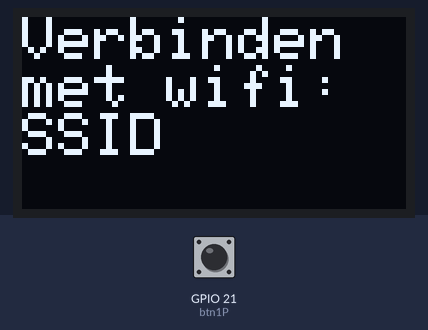
Recording of a sketch running on a simulated ESP32. Shown: 128×64 one-colour display. The inputs (shaded band) are chosen by the test bench; at power-on: GPIO 21 (btn1P) LOW. WiFi joins after 1.5 s; servers stay silent unless stated; the display library's start-up logo is not drawn; what the sketch prints to the serial monitor is not drawn.

Above: at 4.9 s.
At 6.9 s:
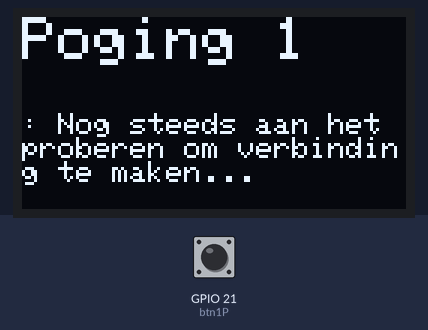
At 7.4 s:
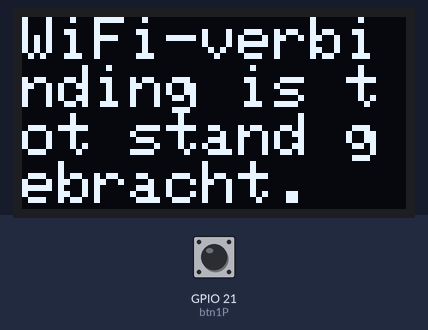
At 12.8 s:
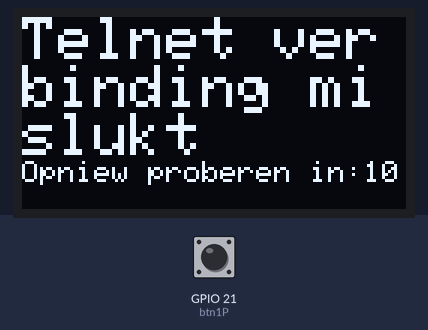
At 24.1 s:
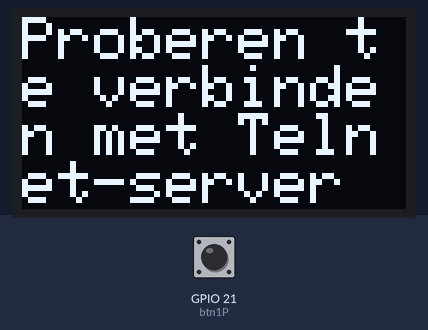
At 38.4 s:
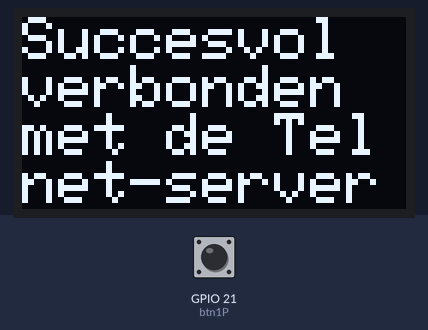

Measured:
- what the display in image 0 shows lasts 2.0 s, from 4.8 s to 6.8 s
- what the display in image 1 shows lasts 0.5 s, from 6.9 s to 7.4 s
- what the display in image 2 shows lasts 3.0 s, from 7.4 s to 10.4 s
- what the display in image 3 shows lasts 1.1 s, from 12.7 s to 13.8 s
- what the display in image 4 shows lasts 0.8 s, from 24.0 s to 24.8 s
- what the display in image 5 shows lasts 1.5 s, from 38.4 s to 39.9 s

The sketch:

KNOP-2.ino
```cpp
/* -----------------  Dit is de code voor knop 2.         ----------------- */
/* -----------------  Deze bevindt zich bij de Robotcel   ----------------- */

#include <SPI.h>
#include <Wire.h>
#include <WiFi.h>
#include <Adafruit_GFX.h>
#include <Adafruit_SSD1306.h>

//////////////////////////////////////// DEFINITIES \\\\\\\\\\\\\\\\\\\\\\\\\\\\\\\\\\\\\\\\\\\\\\/
#define I2C_SDA 6
#define I2C_SCL 7
TwoWire I2CBME = TwoWire(0);
#define SCREEN_WIDTH 128
#define SCREEN_HEIGHT 64
#define OLED_RESET     4
Adafruit_SSD1306 display(SCREEN_WIDTH, SCREEN_HEIGHT, &Wire, OLED_RESET);

//ints & bool
int btn1 = 0;
const int btn1P = 21;
bool noQueue = false;
bool btnPressed = false;

//wifi setup
const char* ssid = "SSID";                  // De WiFi-SSID
const char* password = "PASSWORD";          // De WiFi-wachtwoord
const char* telnetServerIP = "IP";          // IP van de Telnet-server
const uint16_t telnetServerPort = 0000;     // Telnet-server poort
const char* telnetWW = "PASSWORD";          // De wachtwoord van de Telnet-server
WiFiClient telnetClient;
bool isTelnetVerbonden = false;

// tijdscontrole instellen
unsigned long laatsteQuerytijd = 0;
const unsigned long QUERY_INTERVAL = 1000; // nu staat de Query op elke 1 seconde


//////////////////////////////////////// SETUP \\\\\\\\\\\\\\\\\\\\\\\\\\\\\\\\\\\\\\\\\\\\\\/
void setup() {
  Serial.begin(9600);

//scherm instellen
  Wire.begin(I2C_SDA, I2C_SCL);
  I2CBME.begin(I2C_SDA, I2C_SCL, 400000);

  if(!display.begin(SSD1306_SWITCHCAPVCC, 0x3C)) {
    Serial.println(F("SSD1306 allocation failed"));
    for(;;); // Don't proceed, loop forever
  }
  // Laat logo zien
  display.display();
  delay(4000); // Pauze voor 2 secondes
  // Clear the buffer
  display.clearDisplay();
  display.display();
  delay(700);
  pinMode(btn1P, INPUT);
  display.setTextSize(2);
  display.setTextColor(WHITE);
  display.setCursor(0,0);

// Verbinden met het WiFi-netwerk
  Serial.print("Verbinding maken met WiFi-netwerk: ");
  Serial.println(ssid);
  display.setCursor(0,0);
  display.println("Verbinden met wifi:");
  display.println(ssid);
  display.display();
  delay(1000);
  display.clearDisplay();
  WiFi.begin(ssid, password);


  // Wacht tot er verbinding is met het WiFi-netwerk
  int wifiConnectAttempts = 0;
  while (WiFi.status() != WL_CONNECTED) {
    delay(1000);
    display.setTextSize(2);
    wifiConnectAttempts++;
    Serial.print("Poging ");
    display.setCursor(0,0);
    display.print("Poging ");
    display.display();
    Serial.print(wifiConnectAttempts);
    display.println(wifiConnectAttempts); display.println("");
    Serial.println("Nog steeds aan het proberen om verbinding te maken...");
    display.setTextSize(1);
    display.println(": Nog steeds aan het proberen om verbinding te maken...");
    display.display();
    display.clearDisplay();
    delay(500);
  }

  Serial.println("WiFi-verbinding is tot stand gebracht.");
  Serial.print("IP-adres van ESP32: ");
  Serial.println(WiFi.localIP());
  display.clearDisplay();
  display.setCursor(0,0);
  display.setTextSize(2);
  display.println("WiFi-verbinding is tot stand gebracht.");
  display.print("IP-adres van ESP32: ");
  display.println(WiFi.localIP());
  display.display();
  delay(3000);


  // Verbinden met de Telnet-server
  connectToTelnetServer();
}

//////////////////////////////////////// SPECIALLE VOIDS (VOOR RECALL) \\\\\\\\\\\\\\\\\\\\\\\\\\\\\\\\\\\\\\\\\\\\\\/
void countdown() { //countdown voor het opnieuw probere te verbinden met de telnet server
  int c = 10;
  while (c >= 0){
    Serial.println(c);
    display.clearDisplay();
    display.setCursor(0,0);
    display.setTextSize(2);
    display.println("Telnet verbinding mislukt");
    display.setTextSize(1);
    display.print("Opniew proberen in:");
    display.println(c);
    display.display();
    c = c - 1;
    delay(1000);
  }
  connectToTelnetServer();
}

void connectToTelnetServer() {
  display.setTextSize(2);
  Serial.print("Proberen te verbinden met Telnet-server op ");
  Serial.print(telnetServerIP);
  Serial.print(":");
  Serial.println(telnetServerPort);
  display.clearDisplay();
  display.setCursor(0,0);
  display.print("Proberen te verbinden met Telnet-server op ");
  display.print(telnetServerIP);
  display.print(":");
  display.println(telnetServerPort);
  display.display();
  delay(500);

  if (telnetClient.connect(telnetServerIP, telnetServerPort)) {
    Serial.println("Succesvol verbonden met de Telnet-server!");
    display.clearDisplay();
    display.setCursor(0,0);
    display.println("Succesvol verbonden met de Telnet-server!");
    // Stuur het wachtwoord naar de Telnet-server
    telnetClient.println(telnetWW);
    Serial.println("Wachtwoord verstuurd naar Telnet-server.");
    display.println("Wachtwoord verstuurd naar Telnet-server.");
    display.display();
    isTelnetVerbonden = true;
    delay(400);
    Serial.println("succes 1");
    loop();
  } else {
    Serial.println("Verbinding met Telnet-server mislukt. Controleer IP en poort.");
    countdown();
    isTelnetVerbonden = false;
  }
}


//////////////////////////////////////// CODE VOOR HET HELE SYSTEEM \\\\\\\\\\\\\\\\\\\\\\\\\\\\\\\\\\\\\\\\\\\\\\/
void loop() {
  btn1 = digitalRead(btn1P);

  //checked of telnet nogsteeds verbonden is
  if (telnetClient.connected() && isTelnetVerbonden) {
    // Ontvang data van de Telnet-server
    if (telnetClient.available()) {
      String telnetResponse = telnetClient.readString();
      Serial.print("Ontvangen van Telnet: ");
      Serial.println(telnetResponse);
      display.clearDisplay();
      display.setCursor(0,0);
      display.setTextSize(2);
      display.println("AMR Zegt: ");
      display.setTextSize(1);
      display.println(telnetResponse);
      display.display();
      delay(500);
    }

    // Voeg tijdscontrole toe voor query
    if (millis() - laatsteQuerytijd >= QUERY_INTERVAL) {
      String messageQueue = "outputQuery o16";
      telnetClient.println(messageQueue);
      delay(100);
      String telnetResponse = telnetClient.readString();
      telnetResponse.trim();

      if (telnetResponse == "Output: o16 off"){
        noQueue = true;
        Serial.println("geen queue");
      } else if (telnetResponse == "Output: o16 on"){
        noQueue = false;
        Serial.println("AMR is bezig");
        display.clearDisplay();
        display.setCursor(0,0);
        display.setTextSize(2);
        display.println("AMR: ");
        display.println("is bezig");
        display.display();
        delay(200);
      } else {
        Serial.println("Onverwachte response ontvangen");
      }


      laatsteQuerytijd = millis();// Update de laatste query tijd
    }

    if (btn1 == 1){
      btnPressed = true;
    }

    if (btnPressed && noQueue){
      btn1a();
      Serial.println("btnPressed && noQueue");
    }
  } else { //probeert opnieuw te verbinden met telnet
    Serial.println("Verbinding met Telnet-server mislukt. Controleer IP en poort.");
    countdown();
    isTelnetVerbonden = false;
  }
  delay(10);
}

//////////////////////////////////////// CODE VOOR KNOP COMMANDO \\\\\\\\\\\\\\\\\\\\\\\\\\\\\\\\\\\\\\\\\\\\\\/
void btn1a(void) {
  String message1 = "outputOn o16";
  telnetClient.println(message1);  // Stuur input via Telnet
  Serial.println("AMR:");
  Serial.print("wordt geroepen");
  String message2 = "patrolOnce BTN-R"; //start de route genaamd BTN-R
  telnetClient.println(message2);
  display.clearDisplay();
  display.setCursor(0,0);
  display.println("AMR");
  display.print("wordt geroepen");
  display.display();
  delay(6000);
  btnPressed = false;
}
```
